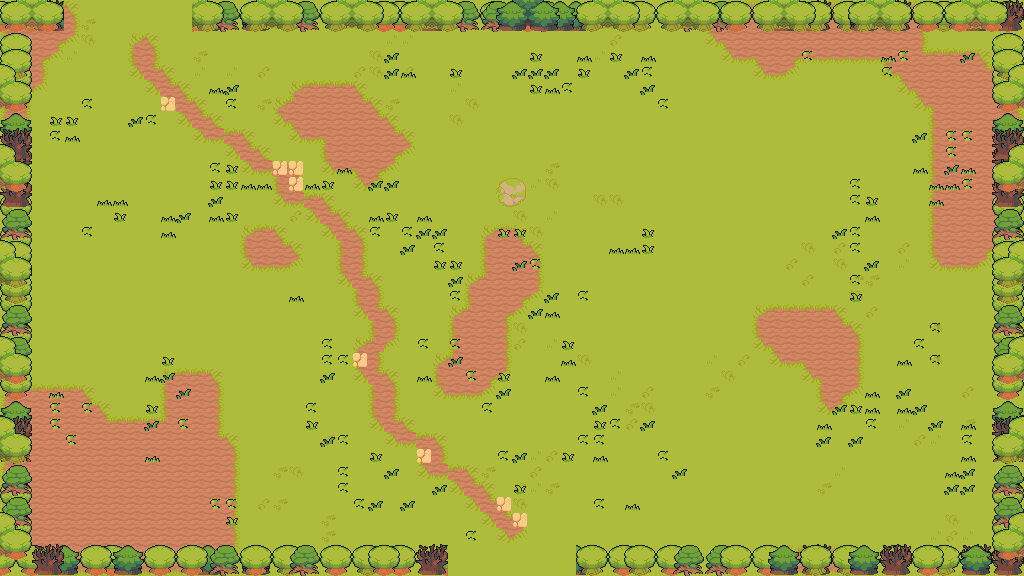

This game map was drawn from its Tiled (.tmx) file and the tilesets committed beside it. A one-line description and the trimmed map source follow:
An orthogonal 64x36 tile map with 16x16 px tiles, 7 tile layers (floor, ground, path, decor, ...), 8 tilesets and 45 objects (28x prop, 8x spawn, 6x obstacle, 2x door, playerStart).

<map version="1.10" tiledversion="1.11.0" orientation="orthogonal" renderorder="right-down" width="64" height="36" tilewidth="16" tileheight="16" infinite="0" nextlayerid="9" nextobjectid="46">
 <properties>
    <property name="chapter" type="int" value="3" />
    <property name="room" type="int" value="7" />
    <property name="isBossRoom" type="bool" value="false" />
 </properties>
 <tileset firstgid="1" source="ground.tsx" />
 <tileset firstgid="241" source="village.tsx" />
 <tileset firstgid="481" source="house.tsx" />
 <tileset firstgid="1240" source="towers.tsx" />
 <tileset firstgid="1384" source="hole.tsx" />
 <tileset firstgid="1439" source="floordetail.tsx" />
 <tileset firstgid="1519" source="tilefloor.tsx" />
 <tileset firstgid="2091" source="nature.tsx" />
 <layer id="1" name="floor" width="64" height="36">
  <data>[2304 cells, 2304 non-empty, 5 distinct tile ids]</data>
 </layer>
 <layer id="2" name="ground" width="64" height="36">
  <data>[2304 cells, 490 non-empty, 13 distinct tile ids]</data>
 </layer>
 <layer id="3" name="path" width="64" height="36">
  <data>[2304 cells, 89 non-empty, 10 distinct tile ids]</data>
 </layer>
 <layer id="4" name="decor" width="64" height="36">
  <data>[2304 cells, 197 non-empty, 9 distinct tile ids]</data>
 </layer>
 <layer id="5" name="border-back" width="64" height="36">
  <data>[2304 cells, 282 non-empty, 28 distinct tile ids]</data>
 </layer>
 <layer id="6" name="border-mid" width="64" height="36">
  <data>[2304 cells, 286 non-empty, 28 distinct tile ids]</data>
 </layer>
 <layer id="7" name="border-front" width="64" height="36">
  <data>[2304 cells, 156 non-empty, 52 distinct tile ids]</data>
 </layer>
 <objectgroup id="8" name="objects">
  <object id="1" name="playerStart" x="512" y="336"><point /></object>
  <object id="2" name="spawn" x="552" y="480">
   <properties>
    <property name="role" value="chaser" />
    <property name="wave" type="int" value="1" />
    <property name="elite" type="bool" value="false" />
   </properties>
  <point /></object>
  <object id="3" name="spawn" x="616" y="192">
   <properties>
    <property name="role" value="caster" />
    <property name="wave" type="int" value="1" />
    <property name="elite" type="bool" value="false" />
   </properties>
  <point /></object>
  <object id="4" name="spawn" x="456" y="448">
   <properties>
    <property name="role" value="tank" />
    <property name="wave" type="int" value="2" />
    <property name="elite" type="bool" value="false" />
   </properties>
  <point /></object>
  <object id="5" name="spawn" x="616" y="448">
   <properties>
    <property name="role" value="chaser" />
    <property name="wave" type="int" value="2" />
    <property name="elite" type="bool" value="false" />
   </properties>
  <point /></object>
  <object id="6" name="spawn" x="696" y="360">
   <properties>
    <property name="role" value="caster" />
    <property name="wave" type="int" value="3" />
    <property name="elite" type="bool" value="false" />
   </properties>
  <point /></object>
  <object id="7" name="spawn" x="544" y="216">
   <properties>
    <property name="role" value="tank" />
    <property name="wave" type="int" value="3" />
    <property name="elite" type="bool" value="false" />
   </properties>
  <point /></object>
  <object id="8" name="spawn" x="400" y="304">
   <properties>
    <property name="role" value="chaser" />
    <property name="wave" type="int" value="3" />
    <property name="elite" type="bool" value="false" />
   </properties>
  <point /></object>
  <object id="9" name="spawn" x="360" y="256">
   <properties>
    <property name="role" value="caster" />
    <property name="wave" type="int" value="3" />
    <property name="elite" type="bool" value="true" />
   </properties>
  <point /></object>
  <object id="10" name="door" x="512" y="568"><point /></object>
  <object id="11" name="door" x="136" y="8"><point /></object>
  <object id="12" name="obstacle" x="0" y="544" width="448" height="32">
   <properties>
    <property name="kind" value="edge" />
   </properties>
  </object>
  <object id="13" name="obstacle" x="576" y="544" width="448" height="32">
   <properties>
    <property name="kind" value="edge" />
   </properties>
  </object>
  <object id="14" name="obstacle" x="0" y="0" width="64" height="32">
   <properties>
    <property name="kind" value="edge" />
   </properties>
  </object>
  <object id="15" name="obstacle" x="192" y="0" width="832" height="32">
   <properties>
    <property name="kind" value="edge" />
   </properties>
  </object>
  <object id="16" name="obstacle" x="0" y="32" width="32" height="512">
   <properties>
    <property name="kind" value="edge" />
   </properties>
  </object>
  <object id="17" name="obstacle" x="992" y="32" width="32" height="512">
   <properties>
    <property name="kind" value="edge" />
   </properties>
  </object>
  <object id="18" name="prop" x="224" y="320" width="32" height="32">
   <properties>
    <property name="key" value="tree-mossy" />
   </properties>
  </object>
  <object id="19" name="prop" x="256" y="320" width="32" height="32">
   <properties>
    <property name="key" value="tree-pine" />
   </properties>
  </object>
  <object id="20" name="prop" x="240" y="352" width="32" height="32">
   <properties>
    <property name="key" value="tree-dead" />
   </properties>
  </object>
  <object id="21" name="prop" x="272" y="352" width="32" height="32">
   <properties>
    <property name="key" value="tree-mossy-alt" />
   </properties>
  </object>
  <object id="22" name="prop" x="208" y="336" width="16" height="16">
   <properties>
    <property name="key" value="grass-tall" />
   </properties>
  </object>
  <object id="23" name="prop" x="256" y="320" width="16" height="16">
   <properties>
    <property name="key" value="bush-dark" />
   </properties>
  </object>
  <object id="24" name="prop" x="208" y="384" width="16" height="16">
   <properties>
    <property name="key" value="bush-dark" />
   </properties>
  </object>
  <object id="25" name="prop" x="496" y="112" width="64" height="48">
   <properties>
    <property name="key" value="house-ruined" />
   </properties>
  </object>
  <object id="26" name="prop" x="608" y="112" width="16" height="16">
   <properties>
    <property name="key" value="crate" />
   </properties>
  </object>
  <object id="27" name="prop" x="416" y="144" width="48" height="32">
   <properties>
    <property name="key" value="palisade-ruined" />
   </properties>
  </object>
  <object id="28" name="prop" x="480" y="32" width="16" height="42">
   <properties>
    <property name="key" value="pillar-broken" />
   </properties>
  </object>
  <object id="29" name="prop" x="448" y="96" width="16" height="16">
   <properties>
    <property name="key" value="stump-mossy" />
   </properties>
  </object>
  <object id="30" name="prop" x="576" y="144" width="16" height="16">
   <properties>
    <property name="key" value="grass-tall" />
   </properties>
  </object>
  <object id="31" name="prop" x="480" y="80" width="16" height="16">
   <properties>
    <property name="key" value="grass-tall" />
   </properties>
  </object>
  <object id="32" name="prop" x="544" y="176" width="16" height="16">
   <properties>
    <property name="key" value="grass-tall" />
   </properties>
  </object>
  <object id="33" name="prop" x="896" y="224" width="32" height="32">
   <properties>
    <property name="key" value="tree-mossy" />
   </properties>
  </object>
  <object id="34" name="prop" x="928" y="224" width="32" height="32">
   <properties>
    <property name="key" value="tree-mossy-alt" />
   </properties>
  </object>
  <object id="35" name="prop" x="912" y="256" width="32" height="32">
   <properties>
    <property name="key" value="tree-dead" />
   </properties>
  </object>
  </objectgroup>
</map>
<!-- 10 of 45 objects omitted -->
